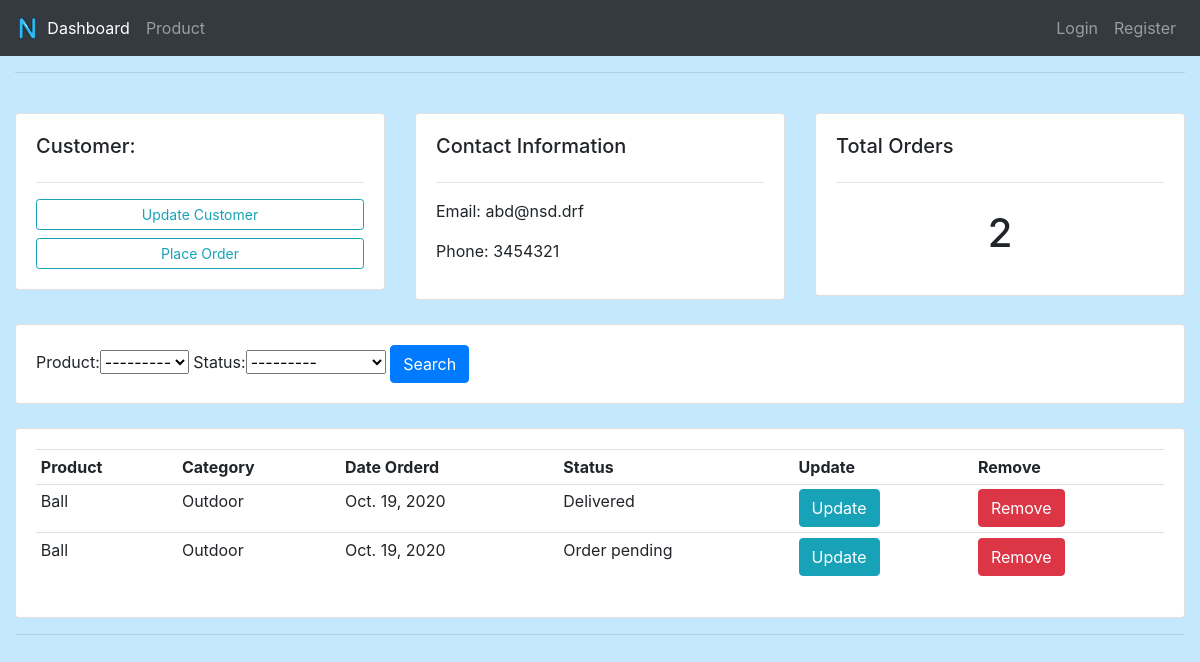
/customer/3/, run on the app's committed database.
### accounts/models.py (models this page shows, shortened)
class Customer(models.Model):
    name = models.CharField(max_length=200)
    phone = models.IntegerField()
    email = models.EmailField(max_length=200)
    date_created = models.DateField(auto_now_add=True)

class Order(models.Model):
    customer=models.ForeignKey(Customer,on_delete=models.SET_DEFAULT,default='')
    product=models.ForeignKey(Product,on_delete=models.SET_DEFAULT,default='',null=True)
    STATUS = (('Order pending', 'Order Pending'), ('Out for delivery',
                                                   'Out for delivery'), ('Delivered', 'Delivered'))
    date_created =  models.DateField(auto_now_add=True)
    status = models.CharField(max_length=200, choices=STATUS)

class Product(models.Model):
    CATEGORY = (('Indoor', 'Indoor'), ('Outdoor', 'Outdoor'))
    name = models.CharField(max_length=200,null=True)
    price = models.FloatField(max_length=10)
    category = models.CharField(max_length=200, choices=CATEGORY)
    description = models.CharField(max_length=200)
    date_created = models.DateField(auto_now_add=True)
    tag = models.ManyToManyField(Tag)
    def __str__(self):
        return self.name

### accounts/views.py (the view)
# urls.py: path('customer/<str:pk>/', views.customer, name='customer'),
def customer(request,pk):
    customer=Customer.objects.get(id=pk)
    orders = customer.order_set.all()
    total_orders = orders.count()
    myFilter=OrderFilter(request.GET,queryset=orders,)
    orders=myFilter.qs
    context = {'customer': customer , 'orders': orders
               , 'total_orders': total_orders, 'myFilter': myFilter}
    return render(request, 'accounts/customer.html',context)

### accounts/templates/accounts/customer.html
{% extends 'accounts/main.html' %}
{% block content %}
<br>
<div class="row">
    <div class="col-md">
        <div class="card card-body">
            <h5>Customer:</h5>
            <hr>
            <a class="btn btn-outline-info  btn-sm btn-block" href="">Update Customer</a>
            <a class="btn btn-outline-info  btn-sm btn-block" href="{% url 'createorder' customer.id %}">Place Order</a>
        </div>
    </div>
    <div class="col-md">
        <div class="card card-body">
            <h5>Contact Information</h5>
            <hr>
            <p>Email: {{customer.email}} </p>
            <p>Phone: {{customer.phone}}</p>
        </div>
    </div>
    <div class="col-md">
        <div class="card card-body">
            <h5>Total Orders</h5>
            <hr>
            <h1 style="text-align: center;padding: 10px">{{total_orders}}</h1>
        </div>
    </div>
</div>
<br>
<div class="row">
    <div class="col">
        <div class="card card-body">
            <form method="get">
                    {{myFilter.form}}
                <button class="btn btn-primary" type="submit">Search</button>
            </form>
        </div>
    </div>
</div>
<br>
<div class="row">
    <div class="col-md">
        <div class="card card-body">
            <table class="table table-sm">
                <tr>
                    <th>Product</th>
                    <th>Category</th>
                    <th>Date Orderd</th>
                    <th>Status</th>
                    <th>Update</th>
                    <th>Remove</th>
                </tr>
{% for order in orders %}
<tr>
<td>{{order.product}}</td>
<td>{{order.product.category}}</td>
<td>{{order.date_created}}</td>
<td>{{order.status}}</td>
<td><a href="{% url 'updateorder' order.id %}" type="button" class="btn btn-info">Update</a></td>
<td><a href="{% url 'deleteorder' order.id %}" type="button" class="btn btn-danger">Remove</a> </td>
</tr>
{% endfor %}
            </table>
        </div>
    </div>
</div>
{% endblock %}

### static/css/main.css (style rules this page uses)
body { background-color: rgb(196, 233, 255); }

### data on the page
Customer: email "abd@nsd.drf", phone "3454321"
Order: product "Ball", product.category "Outdoor", date_created "Oct. 19, 2020", status "Delivered"
Order: product "Ball", product.category "Outdoor", date_created "Oct. 19, 2020", status "Order pending"

### other printed values
{{ total_orders }} "2"
